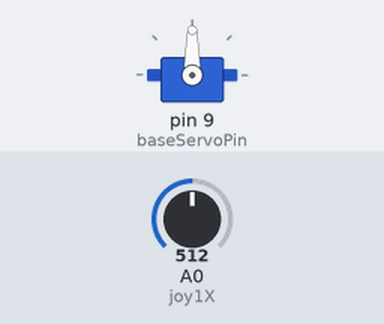
Recording of a sketch running on a simulated Arduino Uno, built with avr-gcc and run on an emulated ATmega328P. Shown: servo. The test bench sets the inputs (shaded band); at power-on: A0 (joy1X) = 512.

Above: at 1.8 s.
1.9 s: A0 (joy1X) set to 290
At 2.6 s:
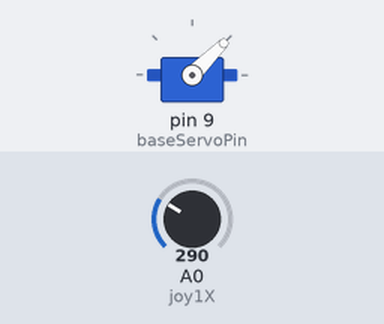
3.5 s: A0 (joy1X) set to 122
At 5.2 s:
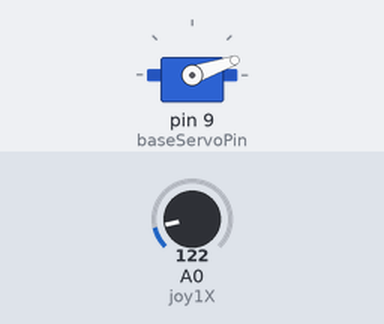
5.5 s: A0 (joy1X) set to 785
7.2 s: A0 (joy1X) set to 816
At 8.4 s:
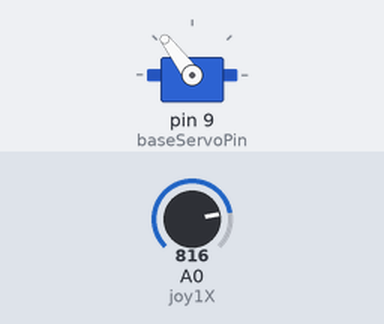
9.5 s: A0 (joy1X) set to 900
At 11.1 s:
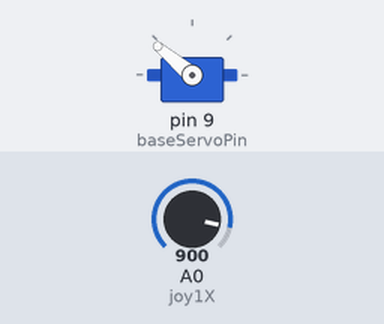
Timing chart, 0 to 12.5 s (numbered marks = the images above; inputs shaded):
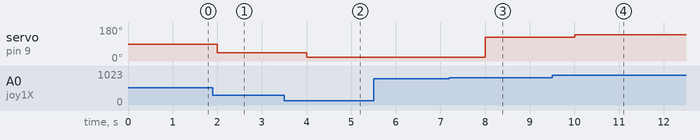

The sketch:

servor_motor_using_joystick.ino
```cpp
#include <Servo.h>
Servo baseServo;
const int joy1X = A0;
int baseServoPin=9;
int baseAngle;

void setup() {
  baseServo.attach(baseServoPin);
    baseServo.write(90);
    Serial.begin(9600);
  }

void loop() {
  // Read joystick position
  int joy1XPos = analogRead(joy1X);
   //delay(1000);
  // Map joystick position to servo angle (0 to 180 degrees)
   if (joy1XPos <= 300 || joy1XPos >= 800){
  int baseAngle = map(joy1XPos, 0, 1023, 0, 160);
  baseServo.write(baseAngle);
// Serial.write(baseServo);
  }
   delay(1000);
    // Write the angle to the base servo


}
```

Measured:
- the behaviour switches between 799 and 800 on A0 (joy1X) (found by bisection; images 2 and 3)
- after the input at 1.9 s, servo on pin 9 (baseServoPin): 90° → 45° after 0.10 s
- after the input at 3.5 s, servo on pin 9 (baseServoPin): 45° → 19° after 0.50 s
- after the input at 5.5 s, every drawn part: stays the same
- after the input at 7.2 s, servo on pin 9 (baseServoPin): 19° → 127° after 0.80 s
- after the input at 9.5 s, servo on pin 9 (baseServoPin): 127° → 140° after 0.50 s
